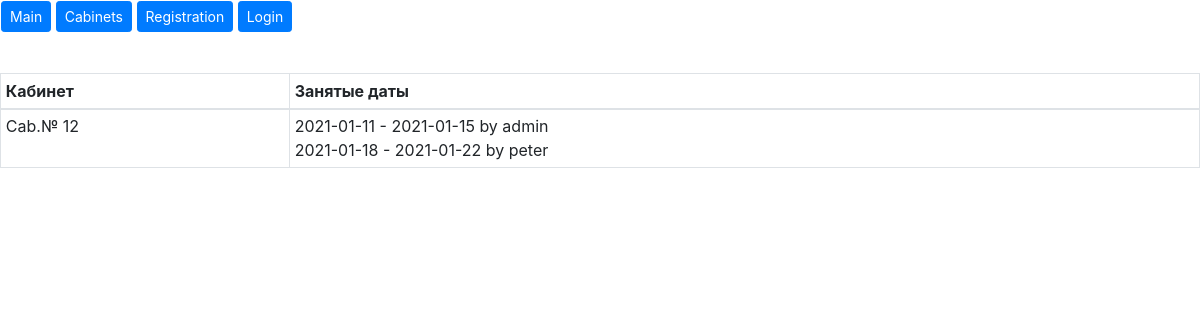
Screenshot of /cabinet/12/ with the database file from the repository.
### workspace/models.py (models this page shows, shortened)
class Cabinet(models.Model):
    room_number = models.IntegerField()
    def __str__(self):
        return f"Cab.№ {self.room_number}"

class Booking(models.Model):
    booking_start = models.DateField()
    booking_end = models.DateField()
    cabinet = models.ForeignKey(Cabinet, on_delete=models.CASCADE)
    customer = models.ForeignKey(User, on_delete=models.CASCADE)
    def __str__(self):
        return f"{self.booking_start} - {self.booking_end} by {self.customer}"

### workspace/views.py (the view)
# urls.py: path('cabinet/<room>/', cabinet),
def cabinet(request, room, error=''):
    name = request.user.get_username()
    cab = Cabinet.objects.get(room_number=room)
    date_today = date.today()
    booking = Booking.objects.filter(cabinet=cab, booking_end__gte=date_today).order_by('booking_start')
    date_today = str(date_today)
    context = {'cab': cab, 'booking': booking, 'name': name, 'date': date_today, 'error': error}
    return render(request, 'cabinet.html', context)

### templates/cabinet.html (shortened to what this page needs)
{% extends "base.html" %}
{% block content %}
<br>
<table class="table table-sm table-bordered">
    <thead>
    <tr>
        <th>Кабинет</th>
        <th>Занятые даты</th>
    </tr>
    </thead>
    <tbody>
    <tr>
        <td>{{ cab }}</td>
        <td>
            {% for book in booking %}
            {{ book }}
            <br>
            {% endfor %}
        </td>
    </tr>
    </tbody>
</table>
{% endblock %}

### rows the page displays
Cabinet: room_number "Cab.№ 12"
Booking: booking_start+booking_end+customer "2021-01-11 - 2021-01-15 by admin"
Booking: booking_start+booking_end+customer "2021-01-18 - 2021-01-22 by peter"
